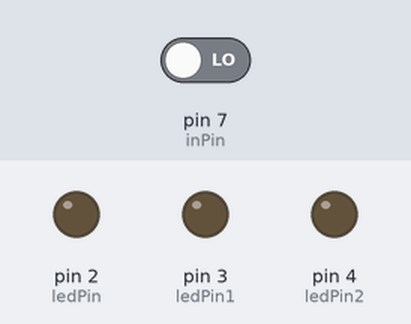
The sketch below on a simulated Arduino Uno, built with avr-gcc and run on an emulated ATmega328P. Parts: output pins drawn as LEDs (lit = HIGH). The test bench sets the inputs (shaded band); at power-on: pin 7 (inPin) LOW.

Above: at 1.2 s.
1.3 s: pin 7 (inPin) driven HIGH
At 2.1 s:
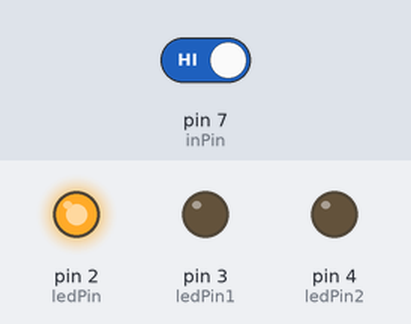
Timing chart, 0 to 4.3 s (numbered marks = the images above; inputs shaded):
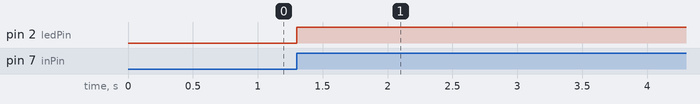

The sketch:

Latihan_5.ino
```cpp
#define ledPin 2   // LED warna Merah
#define ledPin1 3  // LED warna Kuning
#define ledPin2 4  // LED warna Hijau
#define inPin 7    // PushButton warna Kuning

int val2 = 1;

bool val = LOW;

void setup() {
  pinMode(ledPin, OUTPUT);
  pinMode(ledPin1, OUTPUT);
  pinMode(ledPin2, OUTPUT);
  pinMode(inPin, INPUT);

  digitalWrite(ledPin, LOW);
}

void loop() {
  while (val2 == 1) {
    val = digitalRead(inPin);
    if (val == HIGH) // saat tombol ditekan
     {
      digitalWrite(ledPin, HIGH); // lampu menyala
      while (val == HIGH) //posisi tombol masih ditekan (ketika tombol dilepas, nilai menjadi LOW sehingga persyaratan while tidak berlaku)
      {
        val = digitalRead(inPin); //selama tombol masih ditekan, kompiler masih membaca input tombol
      }

      val2 = 2;
    }
  }


  while (val2 == 2) {
    val = digitalRead(inPin);
    if (val == HIGH)  {


      digitalWrite(ledPin, LOW);
      while (val == HIGH) {
        val = digitalRead(inPin);
      }
      val2 = 1;
    }
  }
}
```

Measured:
- after the input at 1.3 s, pin 2 (ledPin): LOW → HIGH at once
